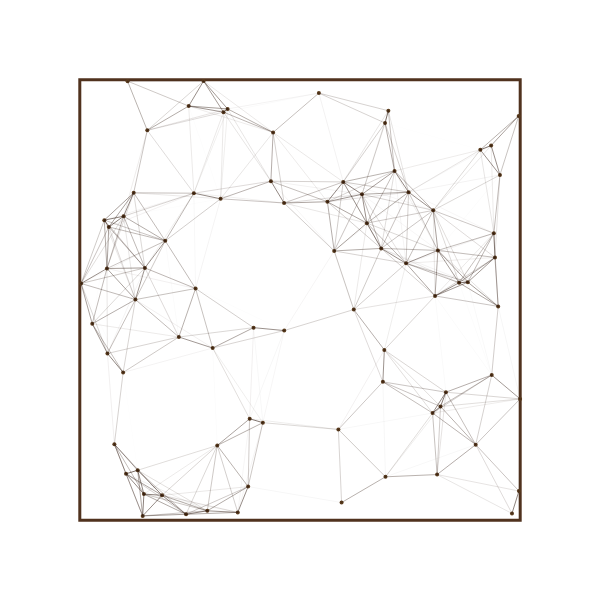
Frame 1 (no input)
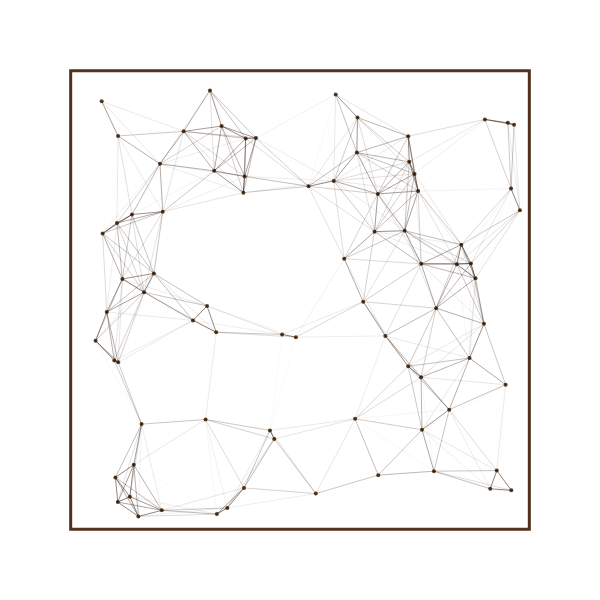
Frame 60 (no input)
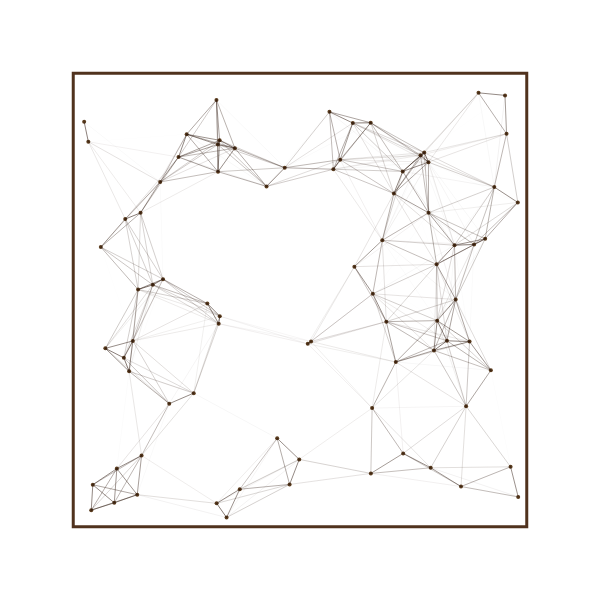
Frame 120 (the mouse pressed at the canvas centre since frame 60)

The p5.js sketch that drew these frames (run headless with seeded random() and noise() and a simulated clock; from frame 60 on, the mouse is pressed at the canvas centre):

// p5.js sketch
// ── sketch.js
let points = [];
let numPoints = 80;
let margin = 80;

function setup() {
  createCanvas(600, 600);
  
  // Crear puntos dentro de un marco
  for (let i = 0; i < numPoints; i++) {
    let x = random(margin, width - margin);
    let y = random(margin, height - margin);
    let vx = random(-0.5, 0.5);
    let vy = random(-0.5, 0.5);
    points.push({ x, y, vx, vy });
  }
}

function draw() {
  clear(); // mantiene transparencia real
  
  drawFrame();
  updatePoints();
  connectPoints();
}

function drawFrame() {
  noFill();
  stroke(80, 50, 30); // café
  strokeWeight(3);
  
  let offset = sin(frameCount * 0.02) * 10;
  
  rect(
    margin - offset,
    margin - offset,
    width - 2 * (margin - offset),
    height - 2 * (margin - offset)
  );
}

function updatePoints() {
  for (let p of points) {
    p.x += p.vx;
    p.y += p.vy;

    // Rebotar dentro del marco
    if (p.x < margin || p.x > width - margin) p.vx *= -1;
    if (p.y < margin || p.y > height - margin) p.vy *= -1;

    // Dibujar puntos
    noStroke();
    fill(90, 60, 30); // café claro
    circle(p.x, p.y, 4);
  }
}

function connectPoints() {
  for (let i = 0; i < points.length; i++) {
    for (let j = i + 1; j < points.length; j++) {
      let d = dist(points[i].x, points[i].y, points[j].x, points[j].y);
      
      if (d < 100) {
        stroke(50, 30, 20, map(d, 0, 100, 180, 0)); // café oscuro con transparencia
        strokeWeight(1);
        line(points[i].x, points[i].y, points[j].x, points[j].y);
      }
    }
  }
}
